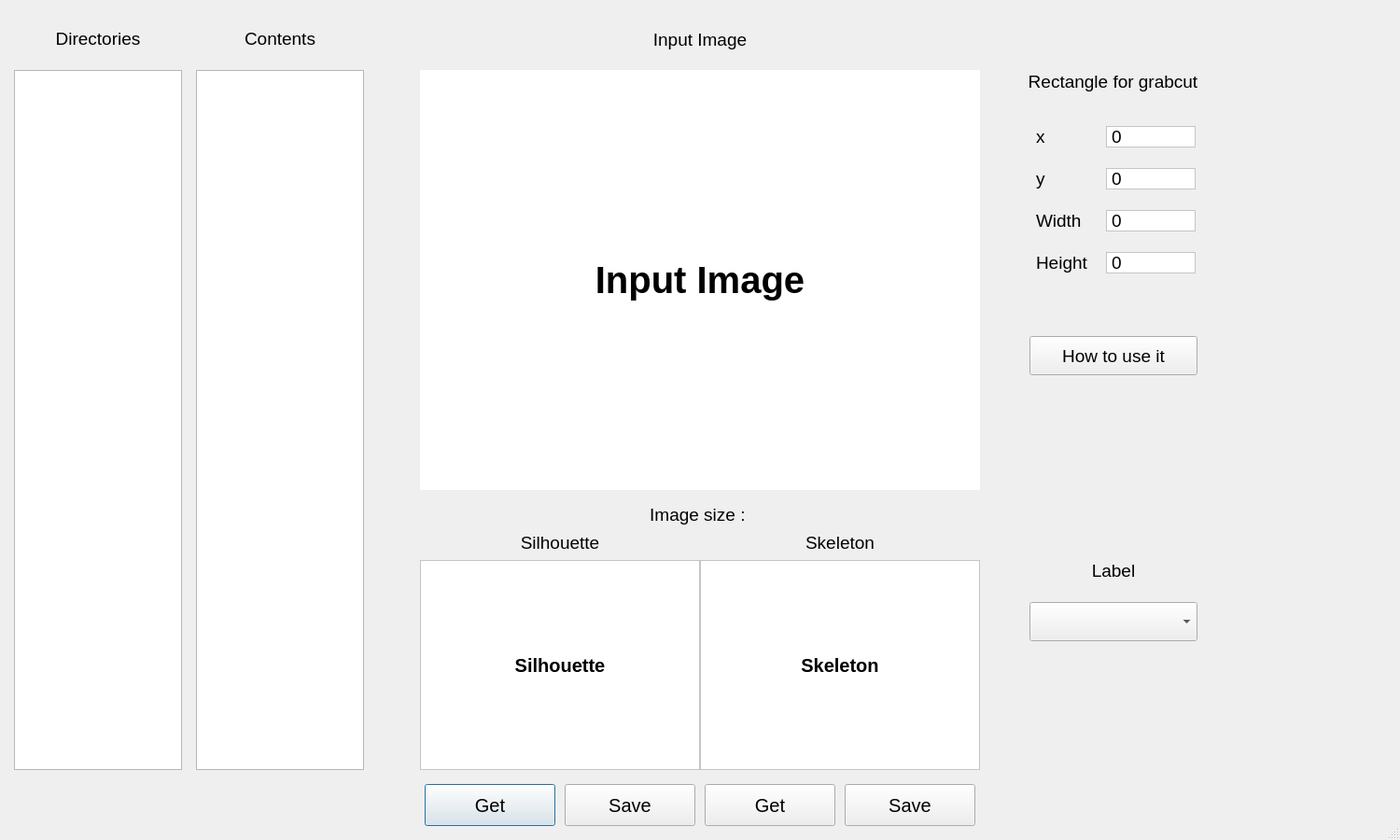
<?xml version="1.0" encoding="UTF-8"?>
<ui version="4.0">
 <class>Maker_Dialog</class>
 <widget class="QDialog" name="Maker_Dialog">
  <property name="geometry">
   <rect>
    <x>0</x>
    <y>0</y>
    <width>1500</width>
    <height>900</height>
   </rect>
  </property>
  <property name="windowTitle">
   <string>cloggy dataset maker</string>
  </property>
  <property name="sizeGripEnabled">
   <bool>true</bool>
  </property>
  <widget class="QListWidget" name="directoryListWidget">
   <property name="geometry">
    <rect>
     <x>15</x>
     <y>75</y>
     <width>180</width>
     <height>750</height>
    </rect>
   </property>
   <property name="toolTip">
    <string>&lt;html&gt;&lt;head/&gt;&lt;body&gt;&lt;p&gt;asd&lt;/p&gt;&lt;/body&gt;&lt;/html&gt;</string>
   </property>
  </widget>
  <widget class="QListWidget" name="contentListWidget">
   <property name="geometry">
    <rect>
     <x>210</x>
     <y>75</y>
     <width>180</width>
     <height>750</height>
    </rect>
   </property>
  </widget>
  <widget class="QLabel" name="directories_label">
   <property name="geometry">
    <rect>
     <x>45</x>
     <y>30</y>
     <width>120</width>
     <height>23</height>
    </rect>
   </property>
   <property name="font">
    <font>
     <pointsize>14</pointsize>
    </font>
   </property>
   <property name="text">
    <string>Directories</string>
   </property>
   <property name="alignment">
    <set>Qt::AlignCenter</set>
   </property>
  </widget>
  <widget class="QLabel" name="contents_label">
   <property name="geometry">
    <rect>
     <x>240</x>
     <y>30</y>
     <width>120</width>
     <height>23</height>
    </rect>
   </property>
   <property name="font">
    <font>
     <pointsize>14</pointsize>
    </font>
   </property>
   <property name="text">
    <string>Contents</string>
   </property>
   <property name="alignment">
    <set>Qt::AlignCenter</set>
   </property>
  </widget>
  <widget class="QScrollArea" name="inputImageScrollArea">
   <property name="geometry">
    <rect>
     <x>450</x>
     <y>75</y>
     <width>600</width>
     <height>450</height>
    </rect>
   </property>
   <property name="sizePolicy">
    <sizepolicy hsizetype="Expanding" vsizetype="Expanding">
     <horstretch>0</horstretch>
     <verstretch>0</verstretch>
    </sizepolicy>
   </property>
   <property name="maximumSize">
    <size>
     <width>600</width>
     <height>450</height>
    </size>
   </property>
   <property name="baseSize">
    <size>
     <width>0</width>
     <height>0</height>
    </size>
   </property>
   <property name="sizeAdjustPolicy">
    <enum>QAbstractScrollArea::AdjustIgnored</enum>
   </property>
   <property name="widgetResizable">
    <bool>true</bool>
   </property>
   <property name="alignment">
    <set>Qt::AlignLeading|Qt::AlignLeft|Qt::AlignTop</set>
   </property>
   <widget class="QWidget" name="scrollAreaWidgetContents">
    <property name="geometry">
     <rect>
      <x>0</x>
      <y>0</y>
      <width>598</width>
      <height>448</height>
     </rect>
    </property>
   </widget>
  </widget>
  <widget class="QLabel" name="inputImageLabel">
   <property name="geometry">
    <rect>
     <x>450</x>
     <y>75</y>
     <width>600</width>
     <height>450</height>
    </rect>
   </property>
   <property name="sizePolicy">
    <sizepolicy hsizetype="Preferred" vsizetype="Preferred">
     <horstretch>0</horstretch>
     <verstretch>0</verstretch>
    </sizepolicy>
   </property>
   <property name="font">
    <font>
     <pointsize>30</pointsize>
     <weight>75</weight>
     <bold>true</bold>
    </font>
   </property>
   <property name="cursor">
    <cursorShape>ArrowCursor</cursorShape>
   </property>
   <property name="mouseTracking">
    <bool>true</bool>
   </property>
   <property name="styleSheet">
    <string notr="true">background-color: rgb(255, 255, 255);</string>
   </property>
   <property name="frameShape">
    <enum>QFrame::NoFrame</enum>
   </property>
   <property name="lineWidth">
    <number>2</number>
   </property>
   <property name="text">
    <string>Input Image</string>
   </property>
   <property name="alignment">
    <set>Qt::AlignCenter</set>
   </property>
   <property name="indent">
    <number>0</number>
   </property>
  </widget>
  <widget class="QLabel" name="inputImageTextLabel">
   <property name="geometry">
    <rect>
     <x>650</x>
     <y>30</y>
     <width>200</width>
     <height>24</height>
    </rect>
   </property>
   <property name="font">
    <font>
     <pointsize>14</pointsize>
    </font>
   </property>
   <property name="text">
    <string>Input Image</string>
   </property>
   <property name="alignment">
    <set>Qt::AlignCenter</set>
   </property>
  </widget>
  <widget class="QLabel" name="rectXLabel">
   <property name="geometry">
    <rect>
     <x>1110</x>
     <y>135</y>
     <width>96</width>
     <height>23</height>
    </rect>
   </property>
   <property name="font">
    <font>
     <pointsize>14</pointsize>
    </font>
   </property>
   <property name="text">
    <string>x</string>
   </property>
  </widget>
  <widget class="QLabel" name="rectYLabel">
   <property name="geometry">
    <rect>
     <x>1110</x>
     <y>180</y>
     <width>96</width>
     <height>23</height>
    </rect>
   </property>
   <property name="font">
    <font>
     <pointsize>14</pointsize>
    </font>
   </property>
   <property name="text">
    <string>y</string>
   </property>
  </widget>
  <widget class="QLabel" name="rectWidthLabel">
   <property name="geometry">
    <rect>
     <x>1110</x>
     <y>225</y>
     <width>96</width>
     <height>23</height>
    </rect>
   </property>
   <property name="font">
    <font>
     <pointsize>14</pointsize>
    </font>
   </property>
   <property name="text">
    <string>Width</string>
   </property>
  </widget>
  <widget class="QLabel" name="rectHeightLabel">
   <property name="geometry">
    <rect>
     <x>1110</x>
     <y>270</y>
     <width>96</width>
     <height>23</height>
    </rect>
   </property>
   <property name="font">
    <font>
     <pointsize>14</pointsize>
    </font>
   </property>
   <property name="text">
    <string>Height</string>
   </property>
  </widget>
  <widget class="QLabel" name="rectXValueLabel">
   <property name="geometry">
    <rect>
     <x>1185</x>
     <y>135</y>
     <width>96</width>
     <height>23</height>
    </rect>
   </property>
   <property name="font">
    <font>
     <pointsize>14</pointsize>
    </font>
   </property>
   <property name="styleSheet">
    <string notr="true">background-color: rgb(255, 255, 255);</string>
   </property>
   <property name="frameShape">
    <enum>QFrame::StyledPanel</enum>
   </property>
   <property name="frameShadow">
    <enum>QFrame::Sunken</enum>
   </property>
   <property name="text">
    <string>0</string>
   </property>
  </widget>
  <widget class="QLabel" name="rectYValueLabel">
   <property name="geometry">
    <rect>
     <x>1185</x>
     <y>180</y>
     <width>96</width>
     <height>23</height>
    </rect>
   </property>
   <property name="font">
    <font>
     <pointsize>14</pointsize>
    </font>
   </property>
   <property name="styleSheet">
    <string notr="true">background-color: rgb(255, 255, 255);</string>
   </property>
   <property name="frameShape">
    <enum>QFrame::StyledPanel</enum>
   </property>
   <property name="frameShadow">
    <enum>QFrame::Sunken</enum>
   </property>
   <property name="text">
    <string>0</string>
   </property>
  </widget>
  <widget class="QLabel" name="rectWidthValueLabel">
   <property name="geometry">
    <rect>
     <x>1185</x>
     <y>225</y>
     <width>96</width>
     <height>23</height>
    </rect>
   </property>
   <property name="font">
    <font>
     <pointsize>14</pointsize>
    </font>
   </property>
   <property name="styleSheet">
    <string notr="true">background-color: rgb(255, 255, 255);</string>
   </property>
   <property name="frameShape">
    <enum>QFrame::StyledPanel</enum>
   </property>
   <property name="frameShadow">
    <enum>QFrame::Sunken</enum>
   </property>
   <property name="text">
    <string>0</string>
   </property>
  </widget>
  <widget class="QLabel" name="rectHeightValueLabel">
   <property name="geometry">
    <rect>
     <x>1185</x>
     <y>270</y>
     <width>96</width>
     <height>23</height>
    </rect>
   </property>
   <property name="font">
    <font>
     <pointsize>14</pointsize>
    </font>
   </property>
   <property name="styleSheet">
    <string notr="true">background-color: rgb(255, 255, 255);</string>
   </property>
   <property name="frameShape">
    <enum>QFrame::StyledPanel</enum>
   </property>
   <property name="frameShadow">
    <enum>QFrame::Sunken</enum>
   </property>
   <property name="text">
    <string>0</string>
   </property>
  </widget>
  <widget class="QLabel" name="imageSizeLabel">
   <property name="geometry">
    <rect>
     <x>600</x>
     <y>540</y>
     <width>300</width>
     <height>23</height>
    </rect>
   </property>
   <property name="font">
    <font>
     <pointsize>14</pointsize>
    </font>
   </property>
   <property name="text">
    <string>Image size : </string>
   </property>
   <property name="alignment">
    <set>Qt::AlignCenter</set>
   </property>
  </widget>
  <widget class="QLabel" name="rectLabel">
   <property name="geometry">
    <rect>
     <x>1080</x>
     <y>75</y>
     <width>225</width>
     <height>24</height>
    </rect>
   </property>
   <property name="font">
    <font>
     <pointsize>14</pointsize>
    </font>
   </property>
   <property name="text">
    <string>Rectangle for grabcut</string>
   </property>
   <property name="alignment">
    <set>Qt::AlignCenter</set>
   </property>
  </widget>
  <widget class="QLabel" name="silhouetteLabel">
   <property name="geometry">
    <rect>
     <x>450</x>
     <y>600</y>
     <width>300</width>
     <height>225</height>
    </rect>
   </property>
   <property name="font">
    <font>
     <pointsize>15</pointsize>
     <weight>75</weight>
     <bold>true</bold>
    </font>
   </property>
   <property name="styleSheet">
    <string notr="true">background-color: rgb(255, 255, 255);</string>
   </property>
   <property name="frameShape">
    <enum>QFrame::StyledPanel</enum>
   </property>
   <property name="frameShadow">
    <enum>QFrame::Sunken</enum>
   </property>
   <property name="text">
    <string>Silhouette</string>
   </property>
   <property name="scaledContents">
    <bool>true</bool>
   </property>
   <property name="alignment">
    <set>Qt::AlignCenter</set>
   </property>
  </widget>
  <widget class="QLabel" name="silhouetteTextLabel">
   <property name="geometry">
    <rect>
     <x>540</x>
     <y>570</y>
     <width>120</width>
     <height>23</height>
    </rect>
   </property>
   <property name="font">
    <font>
     <pointsize>14</pointsize>
    </font>
   </property>
   <property name="text">
    <string>Silhouette</string>
   </property>
   <property name="alignment">
    <set>Qt::AlignCenter</set>
   </property>
  </widget>
  <widget class="QLabel" name="skeletonLabel">
   <property name="geometry">
    <rect>
     <x>750</x>
     <y>600</y>
     <width>300</width>
     <height>225</height>
    </rect>
   </property>
   <property name="font">
    <font>
     <pointsize>15</pointsize>
     <weight>75</weight>
     <bold>true</bold>
    </font>
   </property>
   <property name="styleSheet">
    <string notr="true">background-color: rgb(255, 255, 255);</string>
   </property>
   <property name="frameShape">
    <enum>QFrame::StyledPanel</enum>
   </property>
   <property name="frameShadow">
    <enum>QFrame::Sunken</enum>
   </property>
   <property name="text">
    <string>Skeleton</string>
   </property>
   <property name="scaledContents">
    <bool>true</bool>
   </property>
   <property name="alignment">
    <set>Qt::AlignCenter</set>
   </property>
  </widget>
  <widget class="QLabel" name="skeletonTextLabel">
   <property name="geometry">
    <rect>
     <x>840</x>
     <y>570</y>
     <width>120</width>
     <height>23</height>
    </rect>
   </property>
   <property name="font">
    <font>
     <pointsize>14</pointsize>
    </font>
   </property>
   <property name="text">
    <string>Skeleton</string>
   </property>
   <property name="alignment">
    <set>Qt::AlignCenter</set>
   </property>
  </widget>
  <widget class="QPushButton" name="getSilhouetteButton">
   <property name="geometry">
    <rect>
     <x>455</x>
     <y>840</y>
     <width>140</width>
     <height>45</height>
    </rect>
   </property>
   <property name="font">
    <font>
     <pointsize>15</pointsize>
    </font>
   </property>
   <property name="text">
    <string>Get</string>
   </property>
  </widget>
  <widget class="QPushButton" name="saveSilhouetteButton">
   <property name="geometry">
    <rect>
     <x>605</x>
     <y>840</y>
     <width>140</width>
     <height>45</height>
    </rect>
   </property>
   <property name="font">
    <font>
     <pointsize>15</pointsize>
    </font>
   </property>
   <property name="text">
    <string>Save</string>
   </property>
  </widget>
  <widget class="QPushButton" name="saveSkeletonButton">
   <property name="geometry">
    <rect>
     <x>905</x>
     <y>840</y>
     <width>140</width>
     <height>45</height>
    </rect>
   </property>
   <property name="font">
    <font>
     <pointsize>15</pointsize>
    </font>
   </property>
   <property name="text">
    <string>Save</string>
   </property>
  </widget>
  <widget class="QPushButton" name="getSkeletonButton">
   <property name="geometry">
    <rect>
     <x>755</x>
     <y>840</y>
     <width>140</width>
     <height>45</height>
    </rect>
   </property>
   <property name="font">
    <font>
     <pointsize>15</pointsize>
    </font>
   </property>
   <property name="text">
    <string>Get</string>
   </property>
  </widget>
  <widget class="QPushButton" name="howToUseItButton">
   <property name="geometry">
    <rect>
     <x>1103</x>
     <y>360</y>
     <width>180</width>
     <height>42</height>
    </rect>
   </property>
   <property name="font">
    <font>
     <pointsize>14</pointsize>
    </font>
   </property>
   <property name="text">
    <string>How to use it</string>
   </property>
  </widget>
  <widget class="QComboBox" name="labelComboBox">
   <property name="geometry">
    <rect>
     <x>1103</x>
     <y>645</y>
     <width>180</width>
     <height>42</height>
    </rect>
   </property>
  </widget>
  <widget class="QLabel" name="labelLabel">
   <property name="geometry">
    <rect>
     <x>1103</x>
     <y>600</y>
     <width>180</width>
     <height>23</height>
    </rect>
   </property>
   <property name="font">
    <font>
     <pointsize>14</pointsize>
    </font>
   </property>
   <property name="text">
    <string>Label</string>
   </property>
   <property name="alignment">
    <set>Qt::AlignCenter</set>
   </property>
  </widget>
 </widget>
 <resources/>
 <connections/>
</ui>
